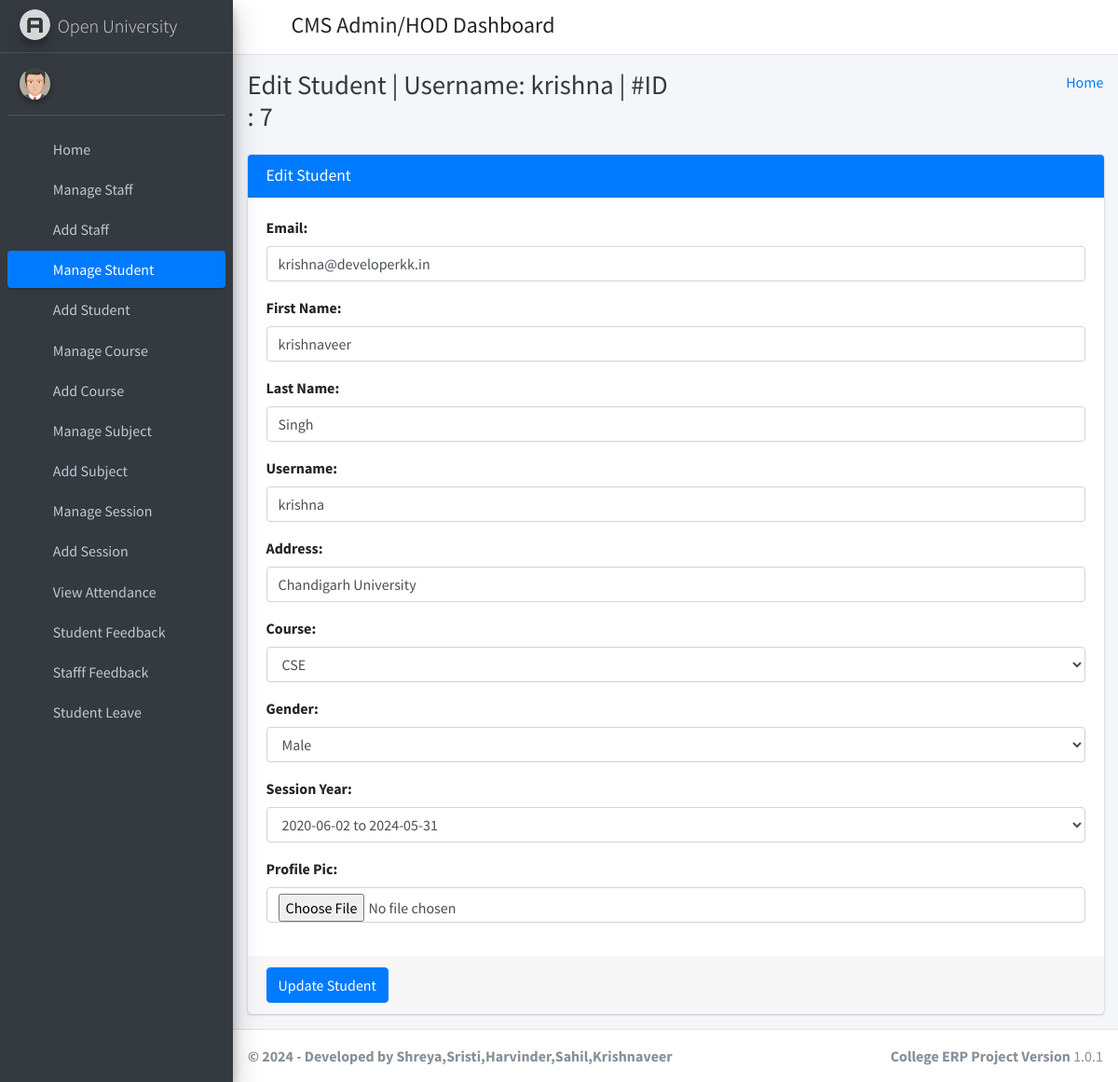
The page /edit_student/7 (signed in) on the database its author committed.
### student_management_app/models.py (models this page shows)
class CustomUser(AbstractUser):
    user_type_data = ((1, "HOD"), (2, "Staff"), (3, "Student"))
    user_type = models.CharField(default=1, choices=user_type_data, max_length=10)

class Students(models.Model):
    id = models.AutoField(primary_key=True)
    admin = models.OneToOneField(CustomUser, on_delete = models.CASCADE)
    gender = models.CharField(max_length=50)
    profile_pic = models.FileField()
    address = models.TextField()
    course_id = models.ForeignKey(Courses, on_delete=models.DO_NOTHING, default=1)
    session_year_id = models.ForeignKey(SessionYearModel, on_delete=models.CASCADE)
    created_at = models.DateTimeField(auto_now_add=True)
    updated_at = models.DateTimeField(auto_now=True)
    objects = models.Manager()

### student_management_app/HodViews.py (the view)
# urls.py: path('edit_student/<student_id>', HodViews.edit_student, name="edit_student"),
def edit_student(request, student_id):
    request.session['student_id'] = student_id
    student = Students.objects.get(admin=student_id)
    form = EditStudentForm()
    form.fields['email'].initial = student.admin.email
    form.fields['username'].initial = student.admin.username
    form.fields['first_name'].initial = student.admin.first_name
    form.fields['last_name'].initial = student.admin.last_name
    form.fields['address'].initial = student.address
    form.fields['course_id'].initial = student.course_id.id
    form.fields['gender'].initial = student.gender
    form.fields['session_year_id'].initial = student.session_year_id.id
    context = {
        "id": student_id,
        "username": student.admin.username,
        "form": form
    }
    return render(request, "hod_template/edit_student_template.html", context)

### student_management_app/LoginCheckMiddleWare.py (called while the page is built, shortened)
    def process_view(self, request, view_func, view_args, view_kwargs):
        modulename = view_func.__module__
        user = request.user
        if user.is_authenticated:
            if user.user_type == "1":
                if modulename == "student_management_app.HodViews":
                    pass
                elif modulename == "student_management_app.views" or modulename == "django.views.static":
                    pass
                else:
                    return redirect("admin_home")
            else:
                return redirect("login")
        else:
            if request.path == reverse("login") or request.path == reverse("doLogin"):
                pass
            else:
                return redirect("login")

### student_management_app/templates/hod_template/edit_student_template.html (shortened to what this page needs)
{% extends 'hod_template/base_template.html' %}
{% block page_title %}
    Edit Student | Username: {{ username }} | #ID : {{ id }}
{% endblock page_title %}
{% block main_content %}
{% load static %}
<section class="content">
        <div class="container-fluid">
            <div class="row">
                <div class="col-md-12">
                    <div class="card card-primary">
                    <div class="card-header">
                        <h3 class="card-title">Edit Student</h3>
                    </div>
                    {% url 'edit_student_save' as action_path %}
                    {% include 'hod_template/form_template.html' with messages=messages form=form action_path=action_path button_text="Update Student" %}
                    </div>
                </div>
            </div>
        </div>
      </section>
  {% endblock main_content %}

### student_management_app/templates/hod_template/form_template.html (shortened to what this page needs)
                    <form role="form" method="POST" action="{{ action_path }}" enctype="multipart/form-data">
                        <div class="card-body">
                            {% for field in form %}
                                <div class="form-group">
                                    {{ field.label_tag }}
                                    {{ field }}
                                </div>
                            {% endfor %%}
                        </div>
                        <div class="card-footer">
                        <button type="submit" class="btn btn-primary">{{ button_text }}</button>
                        </div>
                    </form>

### rows shown on the page
CustomUser: username "krishna", form "krishna@developerkk.in" "krishnaveer" "Singh" "krishna"
Students: form "Chandigarh University" "CSE" "Male" "2020-06-02 to 2024-05-31"

### other values the page prints
{{ id }} "7"
{{ field.label_tag }} "Email:" "First Name:" "Last Name:" "Username:" "Address:" "Course:" "Gender:" "Session Year:" "Profile Pic:"
{{ button_text }} "Update Student"
